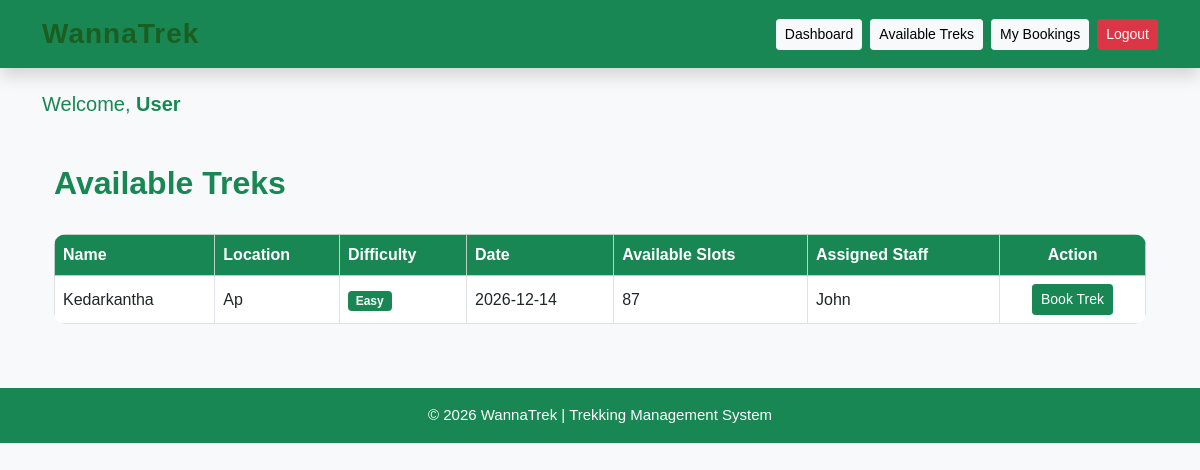
/user/treks (signed in), run on the app's committed database.
### applications/models.py (models this page shows, shortened)
class Trek(db.Model):
    __tablename__ = "treks"
    id = db.Column(db.Integer, primary_key=True)
    name = db.Column(db.String(100), nullable=False)
    location = db.Column(db.String(100), nullable=False)
    difficulty = db.Column(db.String(20), nullable=False)
    date = db.Column(db.Date, nullable=False)
    slots = db.Column(db.Integer, nullable=False)
    status = db.Column(db.String(20), default="Open")
    assigned_staff_id = db.Column(db.Integer, db.ForeignKey("users.id"))
    assigned_staff = db.relationship("User", backref="assigned_treks")

class User(db.Model):
    __tablename__ = "users"
    id = db.Column(db.Integer, primary_key=True)
    username = db.Column(db.String(100), nullable=False)
    email = db.Column(db.String(120), unique=True, nullable=False)
    password = db.Column(db.String(255), nullable=False)
    role = db.Column(db.String(20), nullable=False)
    active = db.Column(db.Boolean, default=True)
    approved = db.Column(db.Boolean, default=False)

### applications/routes/dashboard.py (the view)
@dashboard.route("/user/treks")
def user_treks():
    if "user_id" not in session:
        return redirect(url_for("auth.login"))
    if session["role"] != "user":
        return "Access Denied"
    treks = Trek.query.filter_by(status="Open").all()
    return render_template(
        "user_treks.html",
        treks=treks
    )

### applications/templates/user_treks.html (shortened to what this page needs)
{% extends "base.html" %}
{% block content %}
<div class="container mt-5">
    <div class="d-flex justify-content-between align-items-center mb-4">
        <h2 class="fw-bold text-success">
            Available Treks
        </h2>
    </div>
    {% if treks %}
    <div class="table-responsive">
        <table class="table table-bordered table-hover align-middle">
            <thead class="table-success">
                <tr>
                    <th>Name</th>
                    <th>Location</th>
                    <th>Difficulty</th>
                    <th>Date</th>
                    <th>Available Slots</th>
                    <th>Assigned Staff</th>
                    <th class="text-center">Action</th>
                </tr>
            </thead>
            <tbody>
                {% for trek in treks %}
                <tr>
                    <td>{{ trek.name }}</td>
                    <td>{{ trek.location }}</td>
                    <td>
                        {% if trek.difficulty == "Easy" %}
                            <span class="badge bg-success">
                                Easy
                            </span>
                        {% elif trek.difficulty == "Moderate" %}
                            <span class="badge bg-warning text-dark">
                                Moderate
                            </span>
                        {% else %}
                            <span class="badge bg-danger">
                                Difficult
                            </span>
                        {% endif %}
                    </td>
                    <td>{{ trek.date }}</td>
                    <td>{{ trek.slots }}</td>
                    <td>
                        {% if trek.assigned_staff %}
                            {{ trek.assigned_staff.username }}
                        {% else %}
                            <span class="text-muted">
                                Not Assigned
                            </span>
                        {% endif %}
                    </td>
                    <td class="text-center">
                        <a href="{{ url_for('dashboard.book_trek', trek_id=trek.id) }}"
                           class="btn btn-success btn-sm">
                            Book Trek
                        </a>
                    </td>
                </tr>
                {% endfor %}
            </tbody>
        </table>
    </div>
    {% else %}
    <div class="alert alert-info">
        No treks are currently available.
    </div>
    {% endif %}
</div>
{% endblock %}

### applications/static/css/style.css (style rules this page uses)
body { font-family: Arial, Helvetica, sans-serif; margin: 0; background-color: #f5f5f5; color: #333; }
.btn { transition: all .3s ease; }
.table { background: white; border-radius: 12px; overflow: hidden; }
.table th { background: #198754; color: white; }

### data on the page
Trek: name "Kedarkantha", location "Ap", difficulty "Easy", date "2026-12-14", slots "87", assigned_staff.username "John"

### other printed values
{{ session.get("role").capitalize() }} "User"
